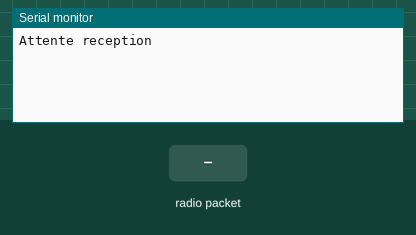
A sketch run on a simulated Arduino Uno, built with avr-gcc and run on an emulated ATmega328P. Shown: the last lines printed to the serial monitor. Inputs (shaded band) come from the test bench. No radio packets arrive unless stated.

Above: at 1.2 s.
1.3 s: radio packet "1" arrives
At 2.4 s:
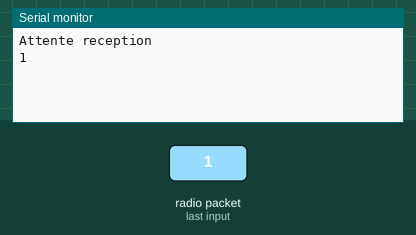
2.8 s: radio packet "0" arrives
At 3.6 s:
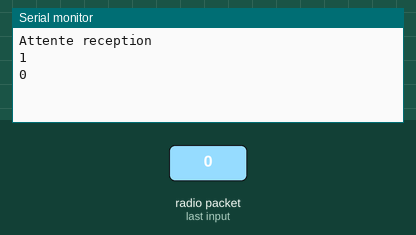
4.3 s: radio packet "2" arrives
At 4.7 s:
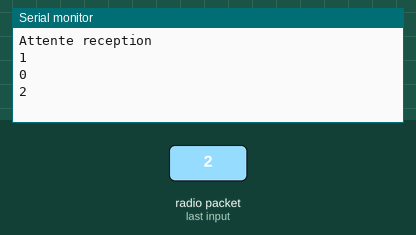

Measured:
- after the input at 1.3 s, the serial monitor: prints a new line at once (image 1)
- after the input at 2.8 s, the serial monitor: prints a new line at once (image 2)
- after the input at 4.3 s, the serial monitor: prints a new line at once (image 3)

The sketch:

Recepteur.ino
```cpp
#include <VirtualWire.h>

uint8_t buf[255];
uint8_t buflen = 255;

void setup() {
  // put your setup code here, to run once:
  Serial.begin(9600);
  Serial.println("Attente reception");
  vw_setup(2000);
  vw_rx_start();
}

void loop() {
  // put your main code here, to run repeatedly:
  if(vw_have_message)
  {
    if(vw_get_message(buf,&buflen)){
      int i;
      for(i = 0; i < buflen; i++)
      	Serial.print((char) buf[i]);
      Serial.println(" ");
    }
  }
}
```
